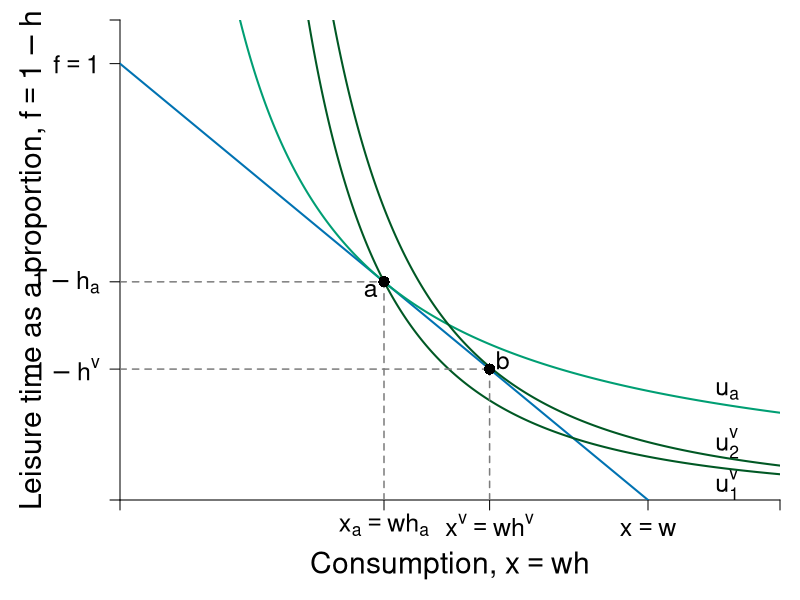

Source code (R):
require(shape)
pdf(file = "indmarketdemand/demand_cd_indiff_veblen.pdf", width = 9, height = 7)

#Set parameters for graphics
pointsize <- 1.8
axislabelsize <- 1.8
labelsize <- 1.5
namesize <- 1.8
annotatesize <- 1.5
graphlinewidth <- 2
segmentlinewidth <- 1.5

COL <- c("#7fc97f", "#beaed4", "#fdc086", "#ffff99", "#386cb0", "#f0027f", "#bf5b17", "#666666")
COLA <- c("#99d8c9","#66c2a4","#41ae76", "#238b45", "#005824")
COLB <- c("#4eb3d3", "#2b8cbe", "#0868ac","#084081")
grays <- gray.colors(25, start = 1, end = 0)
CBCols <- c("#009E73","#0072B2","#E69F00","#CC79A7", "#F0E442")

#Edited the margins to cater for the larger LHS labels
par(mar =  c(5, 6, 1, 1))

uA <- function(x, y, alpha = 0.5) {
  x^(alpha)*y^(1 - alpha)
}

uA <- function(x, y, alpha = 0.5) {
  x^(alpha)*y^(1 - alpha)
}


bcA <- function(x, w = 1, h = 1) {
  h - w*x
}


xlims <- c(0, 5)
ylims <- c(0, 1.1)

npts <- 501 
x <- seq(xlims[1], xlims[2], length.out = npts)
y <- seq(ylims[1], ylims[2], length.out = npts) 
a <- c(1)

plot(0, 0, xlim = xlims, ylim = ylims, type = "n",
     xlab = expression(paste("")),
     ylab = expression(paste("")), 
     xaxt = "n", 
     yaxt = "n", 
     cex.lab = axislabelsize, 
     bty = "n",
     xaxs="i", 
     yaxs="i")

# ticksy <- seq(from = 0, to = ylims[2], by = 2)
# ylabels <- seq(from = 0, to = ylims[2], by = 2)
# ticksx <- seq(from = 0, to = xlims[2], by = 2)
# xlabels <- seq(from = 0, to = xlims[2], by = 2)
ticksy <- c(0, 0.3, 0.5, 1, ylims[2])
ylabels <- c(NA, expression(paste(1 - h^v)), expression(paste(1 - h[a])), expression(paste(f == 1)), NA)
ticksx <- c(0, 2, 2.8, 4, xlims[2])
xlabels <- c(NA, expression(paste(x[a] == w*h[a])), expression(paste(x^v == w*h^v)), expression(paste(x == w)), NA)

axis(1, at = ticksx, pos = 0, labels = xlabels, cex.axis = labelsize)
axis(2, at = ticksy, pos = 0, labels = ylabels, las = 1, cex.axis = labelsize)

npts <- 500 
xx1 <- seq(xlims[1], xlims[2], length.out = npts)

lines(xx1, bcA(xx1, w = 0.25, h = 1), col = CBCols[2], lwd = graphlinewidth)
#lines(xx1, indiffA1(xx1, uA = 20, rmax = 2.5, xmax = 10), col = COLB[4], lwd = graphlinewidth)



text(0.5*xlims[2], -0.15, expression(paste("Consumption, ", x == w*h)), xpd = TRUE, cex = axislabelsize) 
#mtext(expression(paste("Consumption, ", x == w*h)), side=1, line = 2.5, cex = axislabelsize)
text(-0.66, 0.5*ylims[2], expression(paste("Leisure time as a proportion, ", f == 1 - h)), xpd = TRUE, cex = axislabelsize, srt = 90) 


#Label the iso-welfare functions for the HG, Aisha
text(4.6, 0.035, expression(u[1]^v), cex = annotatesize)
text(4.6, 0.13, expression(u[2]^v), cex = annotatesize)
text(4.6, 0.25, expression(paste(u[a])), cex = annotatesize)

contour(x, y, 
        outer(x, y, uA),
        drawlabels = FALSE,
        col = CBCols[1],
        lwd = graphlinewidth,
        levels = a, 
        xaxs="i", 
        yaxs="i", 
        add = TRUE)

b <- c(1.32, 1.44)

contour(x, y, 
        outer(x, y, uA, alpha = 0.7),
        drawlabels = FALSE,
        col = COLA[5],
        lwd = graphlinewidth,
        lty = 1, 
        levels = b, 
        xaxs="i", 
        yaxs="i", 
        add = TRUE)

segments(0, 0.5, 2, 0.5, lty = 2, col = grays[20] , lwd = segmentlinewidth)
segments(2, 0, 2, 0.5, lty = 2, col = grays[20] , lwd = segmentlinewidth)
points(2, 0.5, pch = 16, col = "black", cex = 1.5)
text(1.9, 0.48, expression(a), cex = annotatesize)

segments(0, 0.3, 2.8, 0.3, lty = 2, col = grays[20] , lwd = segmentlinewidth)
segments(2.8, 0, 2.8, 0.3, lty = 2, col = grays[20] , lwd = segmentlinewidth)
points(2.8, 0.3, pch = 16, col = "black", cex = 1.5)
text(2.9, 0.32, expression(b), cex = annotatesize)


points(1.55, 10.45, pch = 16, col = "black", cex = 1.5)
points(10.45, 1.55, pch = 16, col = "black", cex = 1.5)

text(10, 10, expression(paste("Budget constraint, ", bc[1])))
Arrows(10, 9.7, 10, 2.5, col = "black", lty = 1, lwd = 2, arr.type = "triangle", arr.lwd = 0.5)


dev.off()
